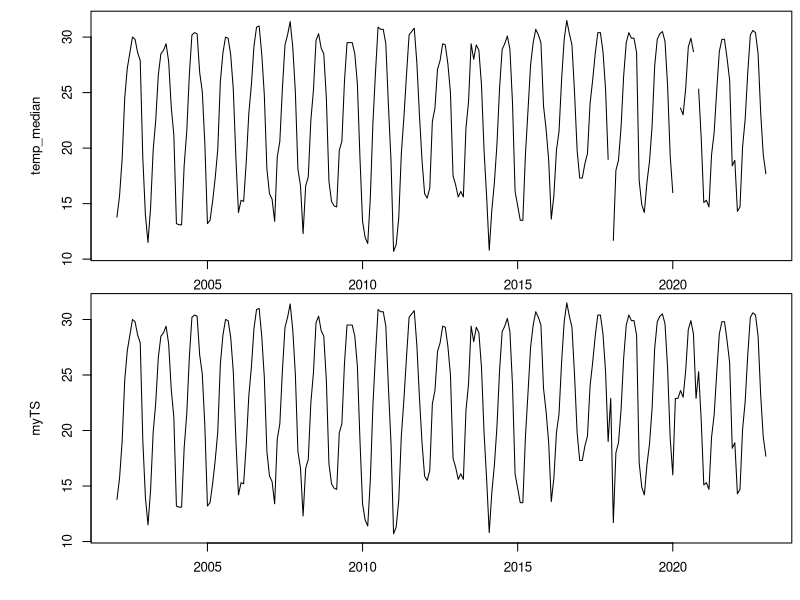
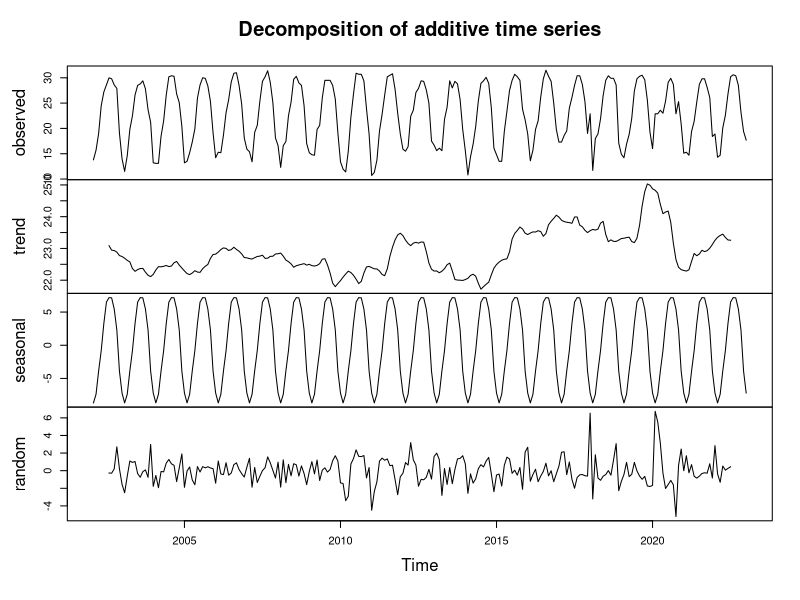
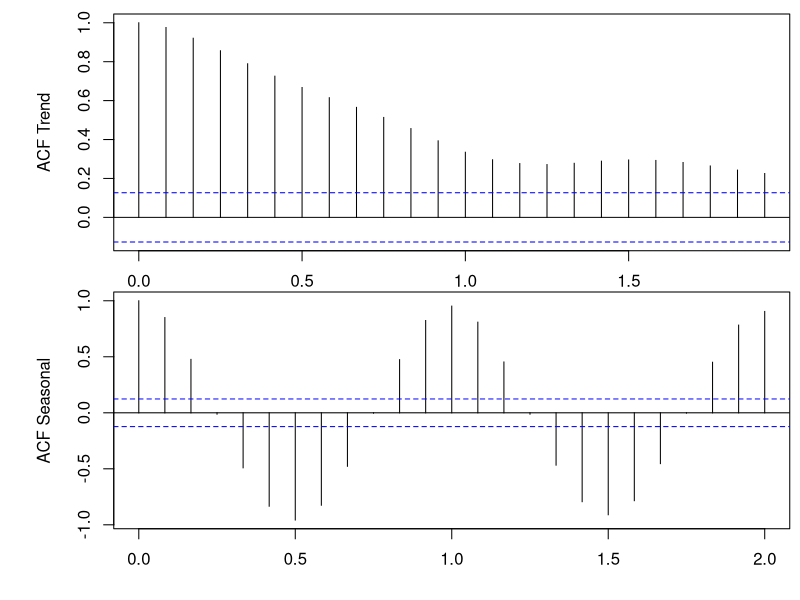
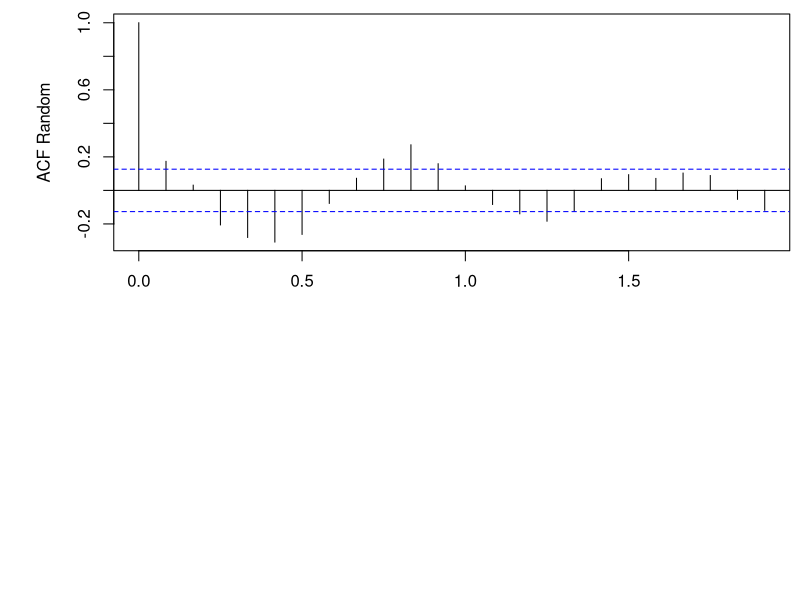

Write the R code that produced these figures, in order.
## ---- chunk 1
knitr::opts_chunk$set(echo = TRUE)

#pacman::p_load( )
## ---- chunk 2
# Load the data into separate data frames
datMet<-read.csv("APA/met_apa.csv")
datNut<-read.csv("APA/nut_apa.csv")
datWQ<-read.csv("APA/wq_apa.csv")

# Create a handy year fraction variable for each data frame for plotting
datMet$YearFrac = datMet$year + datMet$month/12
datNut$YearFrac = datNut$year + datNut$month/12
datWQ$YearFrac  = datWQ$year + datWQ$month/12

# Each reserve can have multiple sampling stations
# Determine the number of stations for each data frame
uMet = unique(datMet$station)
uNut = unique(datNut$station)
uWQ  = unique(datWQ$station)

# Print out the unique stations for each data frame
cat('Unique met stations: ',uMet,'\n')
cat('Unique nut stations: ',uNut,'\n')
cat('Unique WQ  stations: ',uWQ,'\n')
## ---- chunk 3
#####################################################################################
# Begin user input section

# Load required libraries
library(here)        # Provides an easy way to construct file paths

# The following two parameters are not necessarily known apriori; code above prints the unique stations
# Select the nth station from the site

#This will be used for plotting the data below

nSta = 2
# Select the nth variable
nCol = 7 # 65 is turb, 37 is DO mean, 43 is depth


whichRows = which(datWQ$station==uWQ[nSta])
# End user input section
###########################

## ---- chunk 4

# Plot the original data
par(mfrow=c(2,1),lend=2,mai = c(0.25,0.75, 0.08, 0.05),oma = c(2,1,0.2,0.2), cex = 0.8)
myDS = data.frame(YearFrac=datWQ$YearFrac[whichRows],myData = datWQ[whichRows,nCol])
plot(myDS,type='l',xlab = 'Year',ylab=colnames(datWQ[nCol]))

# Create a timeseries object
myTS <- ts(myDS[,2], myDS[1,1], frequency=12)

# find and replace NAs with mean of the time series; other infill techniques could be used
iNA = which(is.na(myTS))
myTS[iNA] = mean(myTS,na.rm=TRUE)

# Plot the time series to compare with the original data
plot(myTS)

# Decompose timeseries into trend, seasonal, and random components
myTSdecomposed = decompose(myTS)
# Plot the decomposed timeseries
plot(decompose(myTS)) 

# Plot the autocorrelation function (ACF) for the trend component of the decomposed time series
# Interpretation: The ACF plot for the trend shows how strongly the current value is correlated
# with past values at various time lags. A slow decay of the ACF suggests a long-term dependency in the data.
acf(na.omit(myTSdecomposed$trend), ylab='ACF Trend')

# Plot the autocorrelation function for the seasonal component
# Interpretation: The ACF plot for the seasonal component will often show a periodic pattern,
# indicating that the data repeats at regular intervals (e.g., annual cycles). Peaks at regular lags
# suggest strong seasonality.
acf(na.omit(myTSdecomposed$seasonal), ylab='ACF Seasonal')

# Plot the autocorrelation function for the random (residual) component
# Interpretation: The ACF plot for the random component should ideally show no significant
# correlation at any lag, as the residuals are expected to be random noise. Any significant correlations
# might suggest some underlying pattern or structure still remaining in the residuals.
acf(na.omit(myTSdecomposed$random), ylab='ACF Random')

